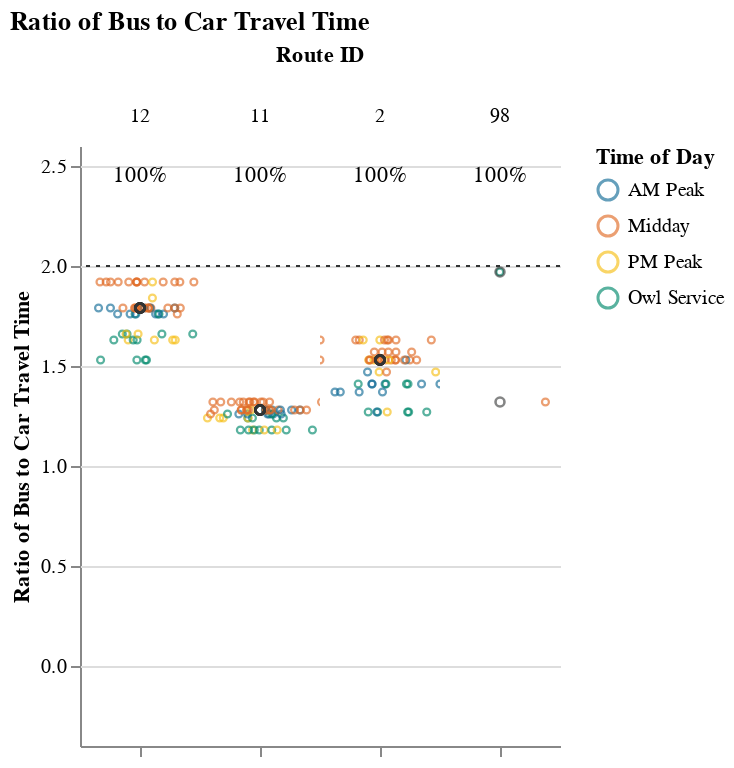
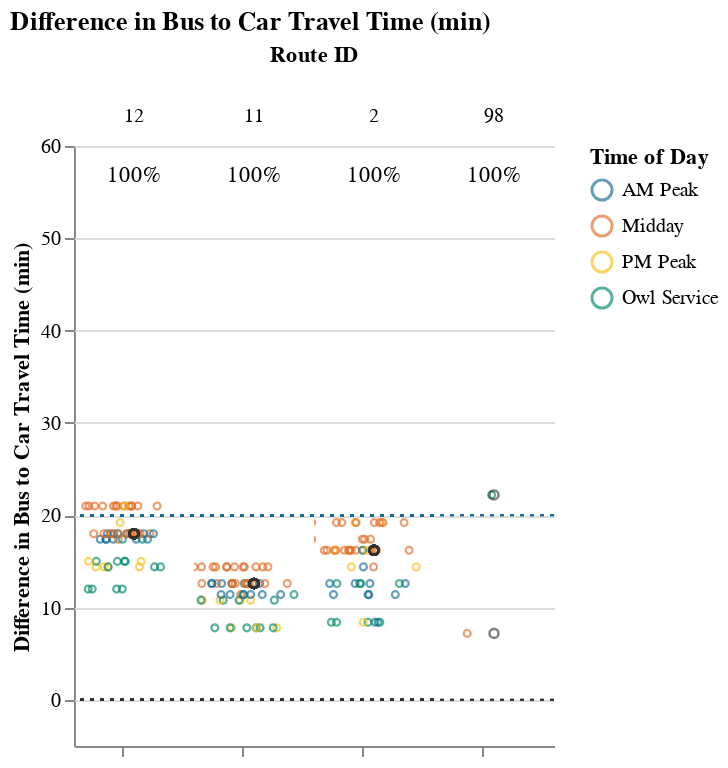

Notebook source saved alongside these figures, in order:
### Markdown cell above
## Viable Competitive Routes
### Short Routes (< 1 hr)

### Code cell
# Allow for possibility that operator doesn't have routes that fall into certain route_groups
# But, jupyterbook will not like markdown with f-string
# separate out route_group and put in each cell, and use try/except + if to display...
# but all 3 route groups must be displayed. just add sentence about why no routes were returned at the end
route_group = "short"
try:
    subset_routes, mult, diff  = setup_charts(df, PCT_COMPETITIVE_THRESHOLD, route_group)
    
    if len(subset_routes) > 0:
        display(
            Markdown(
                f"{CAPTIONS_DICT[route_group]}"
                "Within each route group, routes are sorted in descending order "
                "by % competitive trips and # trips below the additional time cut-off."
            )
        )

        display(mult)
        display(diff)
except:
    print("No routes meet this criteria.")

### Figure 1 — Vega-Lite specification as saved in the notebook (floating-point values rounded to 4 significant figures; data arrays with more than 128 entries replaced by an {"elided": "..."} marker saying what was removed)
{"config": {"view": {"continuousWidth": 400, "continuousHeight": 300, "stroke": null}, "facet": {"spacing": 0}}, "data": {"name": "data-369a479a969a2908ef2786a421ce0259"}, "facet": {"column": {"field": "route_id", "sort": ["12", "11", "2", "98"], "title": "Route ID", "type": "nominal"}}, "spec": {"layer": [{"mark": {"type": "point", "opacity": 0.65, "size": 12, "strokeWidth": 1.1}, "encoding": {"color": {"field": "time_of_day", "scale": {"range": ["#136C97", "#E16B26", "#F6BF16", "#00896B", "#7790A3", "#5B559C"]}, "sort": ["AM Peak", "Midday", "PM Peak", "Owl Service"], "title": "Time of Day", "type": "nominal"}, "tooltip": [{"field": "route_id", "type": "nominal"}, {"field": "trip_id", "type": "nominal"}, {"field": "service_hours", "type": "quantitative"}, {"field": "car_duration_hours", "type": "quantitative"}, {"field": "bus_multiplier", "type": "quantitative"}, {"field": "bus_difference", "type": "quantitative"}, {"field": "num_trips", "type": "quantitative"}, {"field": "num_competitive", "type": "quantitative"}, {"field": "pct_trips_competitive", "type": "quantitative"}, {"field": "p25", "type": "quantitative"}, {"field": "p50", "type": "quantitative"}, {"field": "p75", "type": "quantitative"}], "x": {"axis": {"grid": false, "labels": false, "ticks": true, "values": [0]}, "field": "jitter", "scale": {}, "title": null, "type": "quantitative"}, "y": {"field": "bus_multiplier", "scale": {"domain": [-0.25, 2.5]}, "title": "Ratio of Bus to Car Travel Time", "type": "quantitative"}}, "selection": {"selector001": {"type": "interval", "bind": "scales", "encodings": ["x", "y"]}}, "transform": [{"calculate": "sqrt(-2*log(random()))*cos(2*PI*random())", "as": "jitter"}], "width": 60}, {"layer": [{"mark": {"type": "point", "opacity": 0.6, "size": 20, "strokeWidth": 1.3}, "encoding": {"color": {"value": "#323434"}, "y": {"field": "bus_multiplier", "type": "quantitative"}}, "transform": [{"filter": "(datum.p50_trip === 1)"}]}, {"mark": {"type": "rule", "strokeDash": [2, 3]}, "encoding": {"color": {"value": "#323434"}, "y": {"field": "cutoff", "type": "quantitative"}}}, {"mark": {"type": "text", "align": "center", "baseline": "middle"}, "encoding": {"color": {"value": "black"}, "text": {"field": "pct_trips_competitive", "format": ".0%", "type": "quantitative"}, "tooltip": [{"field": "route_id", "type": "nominal"}, {"field": "trip_id", "type": "nominal"}, {"field": "service_hours", "type": "quantitative"}, {"field": "car_duration_hours", "type": "quantitative"}, {"field": "bus_multiplier", "type": "quantitative"}, {"field": "bus_difference", "type": "quantitative"}, {"field": "num_trips", "type": "quantitative"}, {"field": "num_competitive", "type": "quantitative"}, {"field": "pct_trips_competitive", "type": "quantitative"}, {"field": "p25", "type": "quantitative"}, {"field": "p50", "type": "quantitative"}, {"field": "p75", "type": "quantitative"}], "x": {"value": 30}, "y": {"value": 15}}, "transform": [{"calculate": "sqrt(-2*log(random()))*cos(2*PI*random())", "as": "jitter"}, {"filter": "(datum.fastest_trip === 1)"}]}]}]}, "resolve": {"scale": {"y": "shared"}}, "title": "Ratio of Bus to Car Travel Time", "$schema": "https://vega.github.io/schema/vega-lite/v4.17.0.json", "datasets": {"data-369a479a969a2908ef2786a421ce0259": {"elided": "181 records"}}}

### Figure 2 — Vega-Lite specification as saved in the notebook (floating-point values rounded to 4 significant figures; data arrays with more than 128 entries replaced by an {"elided": "..."} marker saying what was removed)
{"config": {"view": {"continuousWidth": 400, "continuousHeight": 300, "stroke": null}, "facet": {"spacing": 0}}, "data": {"name": "data-f621a518cb0d63e69b2f309d3dde3c03"}, "facet": {"column": {"field": "route_id", "sort": ["12", "11", "2", "98"], "title": "Route ID", "type": "nominal"}}, "spec": {"layer": [{"mark": {"type": "point", "opacity": 0.65, "size": 12, "strokeWidth": 1.1}, "encoding": {"color": {"field": "time_of_day", "scale": {"range": ["#136C97", "#E16B26", "#F6BF16", "#00896B", "#7790A3", "#5B559C"]}, "sort": ["AM Peak", "Midday", "PM Peak", "Owl Service"], "title": "Time of Day", "type": "nominal"}, "tooltip": [{"field": "route_id", "type": "nominal"}, {"field": "trip_id", "type": "nominal"}, {"field": "service_hours", "type": "quantitative"}, {"field": "car_duration_hours", "type": "quantitative"}, {"field": "bus_multiplier", "type": "quantitative"}, {"field": "bus_difference", "type": "quantitative"}, {"field": "num_trips", "type": "quantitative"}, {"field": "num_competitive", "type": "quantitative"}, {"field": "pct_trips_competitive", "type": "quantitative"}, {"field": "p25", "type": "quantitative"}, {"field": "p50", "type": "quantitative"}, {"field": "p75", "type": "quantitative"}], "x": {"axis": {"grid": false, "labels": false, "ticks": true, "values": [0]}, "field": "jitter", "scale": {}, "title": null, "type": "quantitative"}, "y": {"field": "bus_difference", "scale": {"domain": [-5, 60.0]}, "title": "Difference in Bus to Car Travel Time (min)", "type": "quantitative"}}, "selection": {"selector002": {"type": "interval", "bind": "scales", "encodings": ["x", "y"]}}, "transform": [{"calculate": "sqrt(-2*log(random()))*cos(2*PI*random())", "as": "jitter"}], "width": 60}, {"layer": [{"mark": {"type": "point", "opacity": 0.6, "size": 20, "strokeWidth": 1.3}, "encoding": {"color": {"value": "#323434"}, "y": {"field": "bus_difference", "type": "quantitative"}}, "transform": [{"filter": "(datum.p50_trip === 1)"}]}, {"mark": {"type": "rule", "strokeDash": [2, 3]}, "encoding": {"color": {"value": "#323434"}, "y": {"field": "cutoff", "type": "quantitative"}}}, {"mark": {"type": "rule", "strokeDash": [2, 3]}, "encoding": {"color": {"value": "#136C97"}, "y": {"field": "cutoff2", "type": "quantitative"}}}, {"mark": {"type": "text", "align": "center", "baseline": "middle"}, "encoding": {"color": {"value": "black"}, "text": {"field": "pct_trips_competitive", "format": ".0%", "type": "quantitative"}, "tooltip": [{"field": "route_id", "type": "nominal"}, {"field": "trip_id", "type": "nominal"}, {"field": "service_hours", "type": "quantitative"}, {"field": "car_duration_hours", "type": "quantitative"}, {"field": "bus_multiplier", "type": "quantitative"}, {"field": "bus_difference", "type": "quantitative"}, {"field": "num_trips", "type": "quantitative"}, {"field": "num_competitive", "type": "quantitative"}, {"field": "pct_trips_competitive", "type": "quantitative"}, {"field": "p25", "type": "quantitative"}, {"field": "p50", "type": "quantitative"}, {"field": "p75", "type": "quantitative"}], "x": {"value": 30}, "y": {"value": 15}}, "transform": [{"calculate": "sqrt(-2*log(random()))*cos(2*PI*random())", "as": "jitter"}, {"filter": "(datum.fastest_trip === 1)"}]}]}]}, "resolve": {"scale": {"y": "shared"}}, "title": "Difference in Bus to Car Travel Time (min)", "$schema": "https://vega.github.io/schema/vega-lite/v4.17.0.json", "datasets": {"data-f621a518cb0d63e69b2f309d3dde3c03": {"elided": "181 records"}}}
